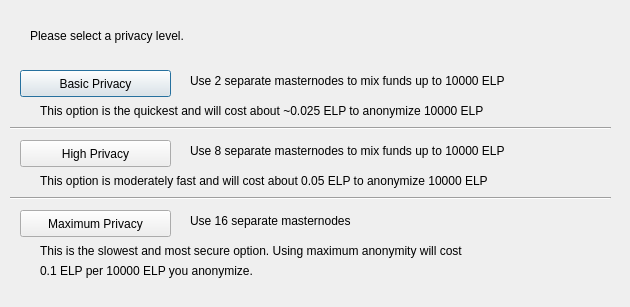
<?xml version="1.0" encoding="UTF-8"?>
<ui version="4.0">
 <class>ObfuscationConfig</class>
 <widget class="QDialog" name="ObfuscationConfig">
  <property name="geometry">
   <rect>
    <x>0</x>
    <y>0</y>
    <width>630</width>
    <height>307</height>
   </rect>
  </property>
  <property name="windowTitle">
   <string>Configure Obfuscation</string>
  </property>
  <widget class="QPushButton" name="buttonBasic">
   <property name="geometry">
    <rect>
     <x>20</x>
     <y>70</y>
     <width>151</width>
     <height>27</height>
    </rect>
   </property>
   <property name="text">
    <string>Basic Privacy</string>
   </property>
  </widget>
  <widget class="QPushButton" name="buttonHigh">
   <property name="geometry">
    <rect>
     <x>20</x>
     <y>140</y>
     <width>151</width>
     <height>27</height>
    </rect>
   </property>
   <property name="text">
    <string>High Privacy</string>
   </property>
  </widget>
  <widget class="QPushButton" name="buttonMax">
   <property name="geometry">
    <rect>
     <x>20</x>
     <y>210</y>
     <width>151</width>
     <height>27</height>
    </rect>
   </property>
   <property name="text">
    <string>Maximum Privacy</string>
   </property>
  </widget>
  <widget class="QLabel" name="label">
   <property name="geometry">
    <rect>
     <x>30</x>
     <y>20</y>
     <width>571</width>
     <height>31</height>
    </rect>
   </property>
   <property name="text">
    <string>Please select a privacy level.</string>
   </property>
  </widget>
  <widget class="QLabel" name="label_2">
   <property name="geometry">
    <rect>
     <x>190</x>
     <y>70</y>
     <width>421</width>
     <height>21</height>
    </rect>
   </property>
   <property name="text">
    <string>Use 2 separate masternodes to mix funds up to 10000 ELP</string>
   </property>
  </widget>
  <widget class="QLabel" name="label_3">
   <property name="geometry">
    <rect>
     <x>190</x>
     <y>140</y>
     <width>411</width>
     <height>21</height>
    </rect>
   </property>
   <property name="text">
    <string>Use 8 separate masternodes to mix funds up to 10000 ELP</string>
   </property>
  </widget>
  <widget class="QLabel" name="label_4">
   <property name="geometry">
    <rect>
     <x>190</x>
     <y>210</y>
     <width>421</width>
     <height>21</height>
    </rect>
   </property>
   <property name="text">
    <string>Use 16 separate masternodes</string>
   </property>
  </widget>
  <widget class="QLabel" name="label_6">
   <property name="geometry">
    <rect>
     <x>40</x>
     <y>100</y>
     <width>561</width>
     <height>21</height>
    </rect>
   </property>
   <property name="text">
    <string>This option is the quickest and will cost about ~0.025 ELP to anonymize 10000 ELP</string>
   </property>
  </widget>
  <widget class="QLabel" name="label_7">
   <property name="geometry">
    <rect>
     <x>40</x>
     <y>170</y>
     <width>561</width>
     <height>21</height>
    </rect>
   </property>
   <property name="text">
    <string>This option is moderately fast and will cost about 0.05 ELP to anonymize 10000 ELP</string>
   </property>
  </widget>
  <widget class="QLabel" name="label_8">
   <property name="geometry">
    <rect>
     <x>40</x>
     <y>240</y>
     <width>561</width>
     <height>21</height>
    </rect>
   </property>
   <property name="text">
    <string>This is the slowest and most secure option. Using maximum anonymity will cost</string>
   </property>
  </widget>
  <widget class="QLabel" name="label_9">
   <property name="geometry">
    <rect>
     <x>40</x>
     <y>260</y>
     <width>561</width>
     <height>21</height>
    </rect>
   </property>
   <property name="text">
    <string>0.1 ELP per 10000 ELP you anonymize.</string>
   </property>
  </widget>
  <widget class="Line" name="line">
   <property name="geometry">
    <rect>
     <x>10</x>
     <y>120</y>
     <width>601</width>
     <height>16</height>
    </rect>
   </property>
   <property name="orientation">
    <enum>Qt::Horizontal</enum>
   </property>
  </widget>
  <widget class="Line" name="line_2">
   <property name="geometry">
    <rect>
     <x>10</x>
     <y>190</y>
     <width>601</width>
     <height>16</height>
    </rect>
   </property>
   <property name="orientation">
    <enum>Qt::Horizontal</enum>
   </property>
  </widget>
 </widget>
 <resources/>
 <connections/>
</ui>
